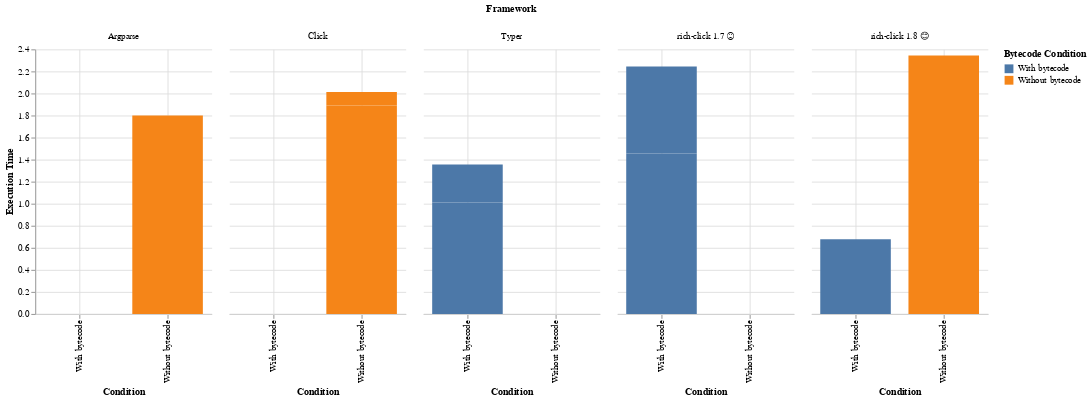

The notebook cell this image was saved under:
### Code cell
import pandas as pd
import altair as alt

# Data: labels and corresponding times in a DataFrame
data = {
    'Framework': [
        'Argparse', 'Argparse',
        'Click', 'Click',
        'rich-click 1.8 😊', 'rich-click 1.8 😊',
        'rich-click 1.7 ☹️', 'rich-click 1.7 ☹️',
        'Typer', 'Typer'
    ],
    'Condition': ['Without bytecode']*5 + ['With bytecode']*5,
    'Time': [1.234, 0.567, 1.890, 0.123, 2.345, 0.678, 1.456, 0.789, 1.012, 0.345] # example times
}

df = pd.DataFrame(data)

# Creating the Altair chart
chart = alt.Chart(df).mark_bar().encode(
    x=alt.X('Condition:N', axis=alt.Axis(title='Condition')),
    y=alt.Y('Time:Q', axis=alt.Axis(title='Execution Time\n')),
    color=alt.Color('Condition:N', legend=alt.Legend(title="Bytecode Condition")),
    column=alt.Column('Framework:N', header=alt.Header(title='Framework')),
    tooltip=['Framework', 'Condition', 'Time']
).properties(
    width=200,  # Wider bar groups
    height=300
).configure_scale(
    bandPaddingInner=0.2,
    bandPaddingOuter=0.1  # Adjust the padding to make the chart look better
)

# Customize the appearance
chart = chart.configure_view(strokeWidth=0)
chart = chart.configure_axis(grid=True).configure_view(strokeOpacity=0)
chart = chart.configure_title(fontSize=20)

# You can display the chart using
chart

### Figure 1 — Vega-Lite specification as saved in the notebook (floating-point values rounded to 4 significant figures)
{"config": {"view": {"continuousWidth": 300, "continuousHeight": 300, "strokeOpacity": 0}, "axis": {"grid": true}, "scale": {"bandPaddingInner": 0.2, "bandPaddingOuter": 0.1}, "title": {"fontSize": 20}}, "data": {"name": "data-0d00cc0d6276c18497cc854959cffb6e"}, "mark": {"type": "bar"}, "encoding": {"color": {"field": "Condition", "legend": {"title": "Bytecode Condition"}, "type": "nominal"}, "column": {"field": "Framework", "header": {"title": "Framework"}, "type": "nominal"}, "tooltip": [{"field": "Framework", "type": "nominal"}, {"field": "Condition", "type": "nominal"}, {"field": "Time", "type": "quantitative"}], "x": {"axis": {"title": "Condition"}, "field": "Condition", "type": "nominal"}, "y": {"axis": {"title": "Execution Time\n"}, "field": "Time", "type": "quantitative"}}, "height": 300, "width": 200, "$schema": "https://vega.github.io/schema/vega-lite/v5.17.0.json", "datasets": {"data-0d00cc0d6276c18497cc854959cffb6e": [{"Framework": "Argparse", "Condition": "Without bytecode", "Time": 1.234}, {"Framework": "Argparse", "Condition": "Without bytecode", "Time": 0.567}, {"Framework": "Click", "Condition": "Without bytecode", "Time": 1.89}, {"Framework": "Click", "Condition": "Without bytecode", "Time": 0.123}, {"Framework": "rich-click 1.8 😊", "Condition": "Without bytecode", "Time": 2.345}, {"Framework": "rich-click 1.8 😊", "Condition": "With bytecode", "Time": 0.678}, {"Framework": "rich-click 1.7 ☹️", "Condition": "With bytecode", "Time": 1.456}, {"Framework": "rich-click 1.7 ☹️", "Condition": "With bytecode", "Time": 0.789}, {"Framework": "Typer", "Condition": "With bytecode", "Time": 1.012}, {"Framework": "Typer", "Condition": "With bytecode", "Time": 0.345}]}}
